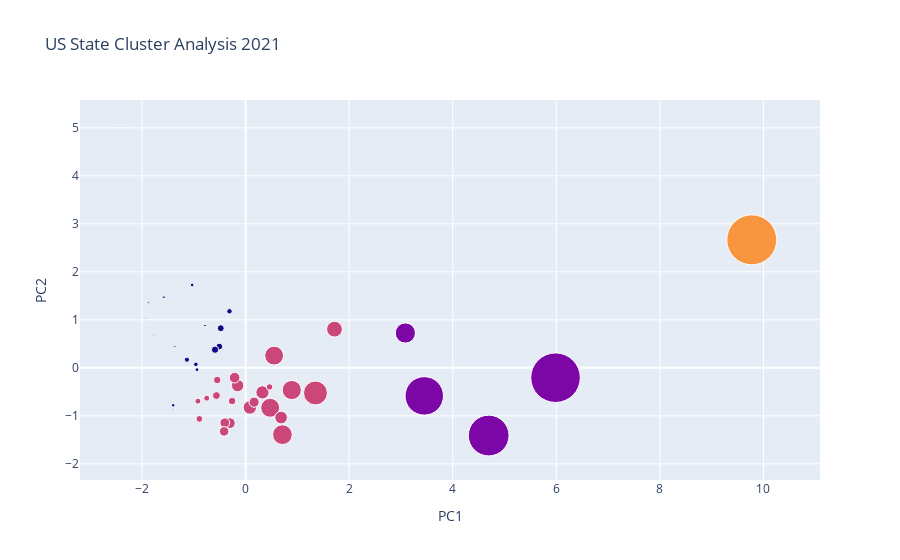

Notebook cell for this chart:
### Markdown cell above
#### 2021

### Code cell
warnings.filterwarnings('ignore')

clusterdf21, Z21, silhoutte21, ari21 = mda.cluster_algorithm(df21_processed, "kmeans")

fig21 = go.Figure(
    data=go.Scatter(
        x=clusterdf21["PC1"].values,
        y=clusterdf21["PC2"].values,
        text=clusterdf21.index,
        mode='markers',
        marker=go.Marker(
            size=df21_processed["deaths"],
            sizemode='diameter',
            sizeref=df21_processed["deaths"].max()/50,
            opacity=1,
            color=Z21
        )
    )
)

fig21.update_layout(
    go.Layout(
        title='US State Cluster Analysis 2021',
        xaxis=go.XAxis(title="PC1", showgrid=True, zeroline=True, showticklabels=True),
        yaxis=go.YAxis(title="PC2", showgrid=True, zeroline=True, showticklabels=True),
        hovermode='closest'
    )
)

fig21.show()

### Figure 1 — Plotly figure (JSON) as saved in the notebook; plotly's stock layout.template omitted (floating-point values rounded to 4 significant figures)
{"data": [{"marker": {"color": [2, 4, 2, 2, 3, 0, 2, 0, 1, 2, 0, 1, 2, 0, 0, 2, 2, 0, 2, 2, 2, 0, 2, 2, 0, 0, 0, 0, 2, 0, 1, 2, 0, 2, 2, 0, 2, 0, 2, 0, 2, 1, 0, 0, 2, 2, 0, 0, 0], "opacity": 1, "size": [16455, 954, 24229, 9148, 76709, 10480, 9161, 2286, 62504, 30283, 4163, 31017, 19037, 7858, 7030, 12149, 14986, 1531, 11758, 20273, 28984, 10656, 10450, 16223, 2907, 3336, 8420, 1961, 29037, 5857, 58993, 19436, 2057, 29447, 11552, 5655, 36705, 3066, 14636, 2486, 20640, 76062, 3787, 471, 15587, 9904, 5336, 11173, 1526], "sizemode": "diameter", "sizeref": 1534.0}, "mode": "markers", "text": ["Alabama", "Alaska", "Arizona", "Arkansas", "California", "Colorado", "Connecticut", "Delaware", "Florida", "Georgia", "Idaho", "Illinois", "Indiana", "Iowa", "Kansas", "Kentucky", "Louisiana", "Maine", "Maryland", "Massachusetts", "Michigan", "Minnesota", "Mississippi", "Missouri", "Montana", "Nebraska", "Nevada", "New Hampshire", "New Jersey", "New Mexico", "New York", "North Carolina", "North Dakota", "Ohio", "Oklahoma", "Oregon", "Pennsylvania", "Rhode Island", "South Carolina", "South Dakota", "Tennessee", "Texas", "Utah", "Vermont", "Virginia", "Washington", "West Virginia", "Wisconsin", "Wyoming"], "type": "scatter", "x": [-0.3026, -2.424, 1.717, -0.9199, 9.773, -0.5077, -0.7503, -1.408, 4.694, 0.7115, -1.576, 3.085, -0.1528, -1.132, -0.9594, -0.5627, -0.4011, -1.731, -0.2602, 0.3262, 0.5513, -0.4782, -0.8915, -0.2115, -1.876, -1.365, -0.3103, -1.62, 0.4749, -0.938, 3.45, 0.6863, -1.932, 0.8918, -0.5473, -1.032, 1.349, -1.412, -0.4141, -1.778, 0.08318, 5.985, -0.7851, -1.882, 0.1651, 0.4626, -1.398, -0.5892, -1.858], "y": [-1.152, 5.121, 0.805, -0.6938, 2.666, 0.4426, -0.6318, -0.8643, -1.411, -1.392, 1.471, 0.7252, -0.3701, 0.1699, 0.07233, -0.5778, -1.146, -0.5343, -0.6913, -0.5113, 0.2547, 0.8251, -1.064, -0.2049, 1.363, 0.4409, 1.177, -0.5395, -0.8326, -0.03822, -0.5847, -1.036, 1.032, -0.4622, -0.2551, 1.726, -0.5239, -0.7617, -1.324, 0.6863, -0.8252, -0.2056, 0.8801, -0.5663, -0.7149, -0.3991, -0.7804, 0.3772, 0.8577]}], "layout": {"autosize": true, "hovermode": "closest", "title": {"text": "US State Cluster Analysis 2021"}, "xaxis": {"autorange": true, "range": [-3.161, 10.85], "showgrid": true, "showticklabels": true, "title": {"text": "PC1"}, "type": "linear", "zeroline": true}, "yaxis": {"autorange": true, "range": [-3.096, 5.708], "showgrid": true, "showticklabels": true, "title": {"text": "PC2"}, "type": "linear", "zeroline": true}}}
